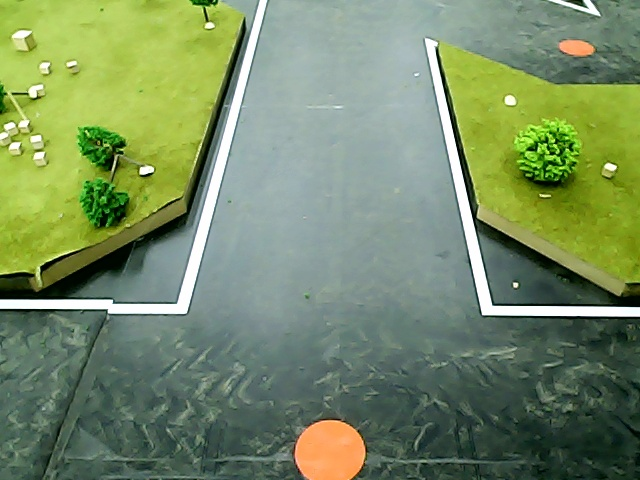
#> input picture laneLineDetect/pic3.jpg, 640 x 480 px
$ python detect_new.py
#> lines starting #> are read from the running program, lines starting #| are printed output that depends on the picture; after the words box and inside, x2 and y2 are one past the last pixel; in counts of white or black regions, pixels touching at a corner belong together
#> further down, img is the input picture: shape (480, 640, 3); mean B, G, R 101.4, 140.1, 119.6
import numpy as np
import math
import cv2
import time
import trans

isShowImage=False
isDraw=False
def showImage(img,winName="Image"):
	if isShowImage:
		cv2.imshow(winName,img)
		cv2.waitKey(0)

def roi_mask(img, vertices):
	mask = np.zeros_like(img)
	mask_color = 255
	cv2.fillPoly(mask, vertices, mask_color)
	#showImage(mask)
	masked_img = cv2.bitwise_and(img, mask)
	return masked_img

# [16 lines left out: functions draw_lines, draw_point, det, not called in this run]

def len2(vec):
	return vec[0] ** 2 + vec[1] ** 2

def dist2(point1, point2):
	return len2((point1[0] - point2[0], point1[1] - point2[1]))

# [43 lines left out: functions dist1, arg, is_same_line, choose_lines, not called in this run]
'''
def clean_lines(lines, threshold):
	slope = [[math.atan2(float(y2 - y1),float(x2 - x1)) if (math.atan2(float(y2 - y1),float(x2 - x1))>0)
			  else math.atan2(float(y2 - y1),float(x2 - x1))+np.pi,
			  abs(x2*y1-x1*y2)/np.sqrt((y2-y1)*(y2-y1)+(x2-x1)*(x2-x1))]
			 for line in lines for x1, y1, x2, y2 in line]
	#print(slope)
	norm=np.max(np.abs(slope),axis=0)
	slope=list(slope/norm)
	#print(slope)
	while len(lines) > 0:
		mean = np.mean(slope,axis=0)
		diff = [np.sqrt(sum(pow(s - mean,2))) for s in slope]
		idx = np.argmax(diff)
		if diff[idx] > threshold:
			slope.pop(idx)
			lines.pop(idx)
		else:
			break
'''

# [110 lines left out: functions calc_lane_vertices, draw_lanes, hough_lines, not called in this run]

def detect_lines(img):
	rate=2
	img=cv2.resize(img,(img.shape[1]//rate,img.shape[0]//rate))
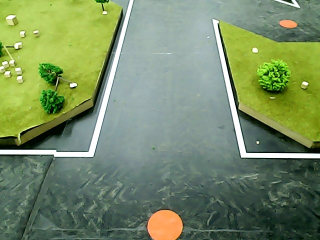
#> img: shape (240, 320, 3); mean of channels 0, 1, 2 101.6, 140.2, 119.8; drawn as B, G, R

	h,w=img.shape[:2]
#> h = 240; w = 320
	showImage(img)
	#import trans
	#img = trans.main(img)
	#showImage(img)

	#--------------
	white_thresh = 235

	blur_ksize = 5 #9  # Gaussian blur kernel size
	canny_lthreshold = 100//rate  # Canny edge detection low threshold
	canny_hthreshold = 200//rate  # Canny edge detection high threshold

	# Hough transform parameters
	rho = 1
	theta = np.pi / 180
	threshold = 15//rate
	min_line_length = 60//rate
	max_line_gap = 20//rate

	#roi_vtx = np.array([[(0, int(h*0.4)), (0, int(h)),
	#				   (w, int(h)), (w, int(h*0.4))]])
	roi_vtx = np.array([[(0, h), (0, 0), (w, 0), (w, h)]])
#> roi_vtx = [[0, 240], [0, 0], [320, 0], [320, 240]]

	horizon_threshold=1 # threshold for slope of horizontal lines, maybe should be larger

	#--------------

	gray = cv2.cvtColor(img, cv2.COLOR_RGB2GRAY)
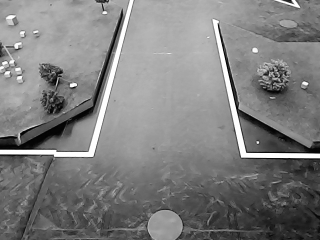
#> gray: shape (240, 320); min 1, max 255, mean 126.3
	showImage(gray)
	blur_gray = cv2.GaussianBlur(gray, (blur_ksize, blur_ksize), 0, 0)
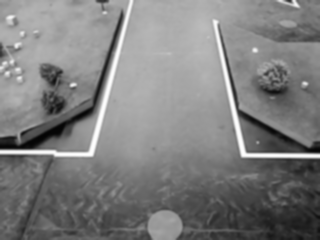
#> blur_gray: shape (240, 320); min 4, max 254, mean 126.3
	showImage(blur_gray)
	_retval, th_gray = cv2.threshold(blur_gray, white_thresh, 0, cv2.THRESH_TOZERO)
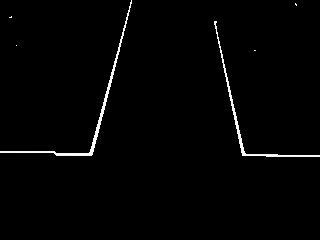
#> th_gray: shape (240, 320); min 0, max 254, mean 3.6
	showImage(th_gray)
	edges = cv2.Canny(th_gray, canny_lthreshold, canny_hthreshold)
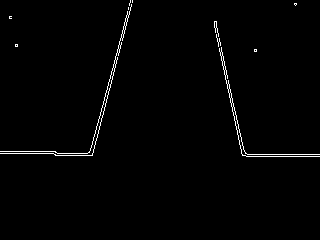
#> edges: shape (240, 320); 1.2% white in thin lines or dots, all inside (x1, y1, x2, y2) = (0, 0, 320, 157)
	showImage(edges)
	roi_edges = roi_mask(edges, roi_vtx)
#> in roi_mask, `cv2.fillPoly(mask, vertices, mask_color)`: mask: shape (240, 320); every value is 255
	showImage(roi_edges)

	line_img,leftVtx,rightVtx,isDetected= hough_lines(roi_edges, rho, theta, threshold,
												  min_line_length, max_line_gap,horizon_threshold)

	if isDetected==False:
		print('detect failed')
		#print leftVtx,rightVtx
		if leftVtx is not None:
			for i in range(2):
				leftVtx[i]=list(leftVtx[i])
				for j in range(2):
					leftVtx[i][j]*=rate
			return 400,True,leftVtx,rightVtx
		if rightVtx is not None:
			for i in range(2):
				rightVtx[i]=list(rightVtx[i])
				for j in range(2):
					rightVtx[i][j]*=rate
			return -400,True,leftVtx,rightVtx
		return 0,False,leftVtx,rightVtx
	if isDraw:
		res=cv2.addWeighted(img, 1, line_img, 1, 0, img)
		showImage(res)

	for i in range(2):
		leftVtx[i]=list(leftVtx[i])
		rightVtx[i]=list(rightVtx[i])
		for j in range(2):
			leftVtx[i][j]*=rate
			rightVtx[i][j]*=rate

	leftX=leftVtx[0][0]
	rightX=rightVtx[0][0]
	mid = w * rate / 2 + 12
	leftOffset=mid-leftX
	rightOffset=rightX-mid
	offset=rightOffset-leftOffset

	print('detect success')
	#last_error=offset
	return offset,True,leftVtx,rightVtx

# [85 lines left out: function detect_point, not called in this run]

if __name__ == '__main__':
	isShowImage=True
	isDraw=True
	start = time.time()
	#last_error=-200
	img=cv2.imread('pic3.jpg')
	showImage(img)
	lines = detect_lines(img)[2:]
	print(lines)
	end = time.time()
	print("time:", end - start)
	isShowImage=True
	isDraw=True
	start = time.time()
	print(detect_point(img, 0,None))
	end = time.time()
	print("time:", end - start)

$ run again, with laneLineDetect/pic1.jpg copied over laneLineDetect/pic3.jpg
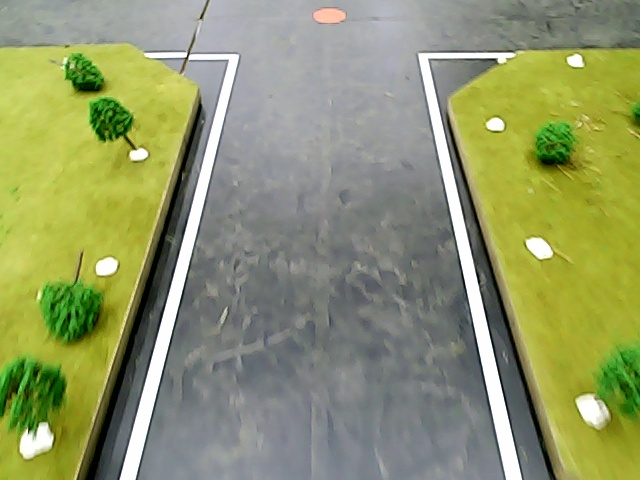
#> input picture laneLineDetect/pic1.jpg, 640 x 480 px
#> img is the input picture: shape (480, 640, 3); mean B, G, R 106.2, 150.9, 143.8
#> img: shape (240, 320, 3)
#> in detect_lines, `blur_gray = cv2.GaussianBlur(gray, (blur_ksize, blur_ksize), 0, 0)`:
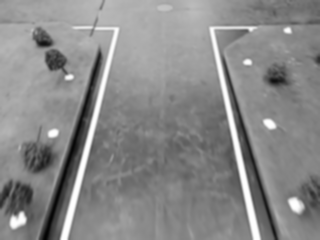
#> blur_gray: shape (240, 320); min 3, max 255, mean 136.8
#> in detect_lines, `edges = cv2.Canny(th_gray, canny_lthreshold, canny_hthreshold)`:
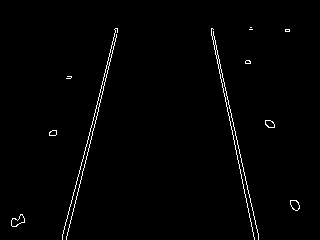
#> edges: shape (240, 320); 1.3% white in thin lines or dots, all inside (x1, y1, x2, y2) = (11, 27, 300, 240)
#> mask: shape (240, 320); every value is 255

$ run again, with laneLineDetect/pic2.jpg copied over laneLineDetect/pic3.jpg
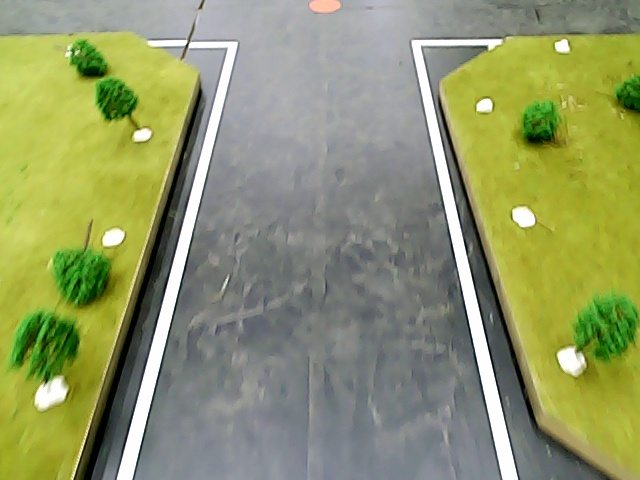
#> input picture laneLineDetect/pic2.jpg, 640 x 480 px
#> img is the input picture: shape (480, 640, 3); mean B, G, R 105.3, 151.3, 143.9
#> img: shape (240, 320, 3)
#> in detect_lines, `blur_gray = cv2.GaussianBlur(gray, (blur_ksize, blur_ksize), 0, 0)`:
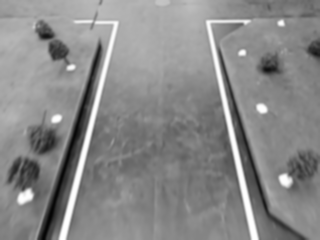
#> blur_gray: shape (240, 320); min 3, max 254, mean 136.8
#> in detect_lines, `edges = cv2.Canny(th_gray, canny_lthreshold, canny_hthreshold)`:
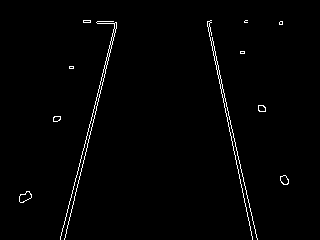
#> edges: shape (240, 320); 1.4% white in thin lines or dots, all inside (x1, y1, x2, y2) = (19, 20, 289, 240)
#> mask: shape (240, 320); every value is 255

$ run again, with laneLineDetect/pic4.jpg copied over laneLineDetect/pic3.jpg
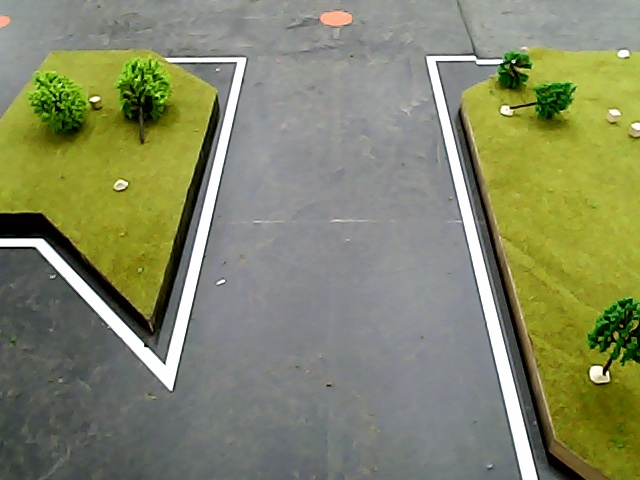
#> input picture laneLineDetect/pic4.jpg, 640 x 480 px
#> img is the input picture: shape (480, 640, 3); mean B, G, R 103.1, 135.7, 131.3
#> img: shape (240, 320, 3)
#> in detect_lines, `blur_gray = cv2.GaussianBlur(gray, (blur_ksize, blur_ksize), 0, 0)`:
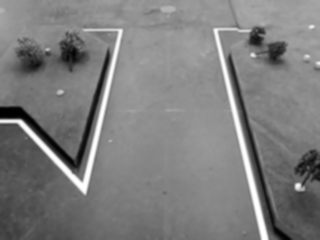
#> blur_gray: shape (240, 320); min 0, max 254, mean 125.6
#> in detect_lines, `edges = cv2.Canny(th_gray, canny_lthreshold, canny_hthreshold)`:
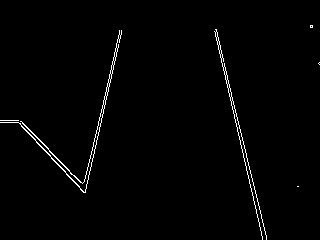
#> edges: shape (240, 320); 1.3% white in thin lines or dots, all inside (x1, y1, x2, y2) = (0, 25, 320, 240)
#> mask: shape (240, 320); every value is 255
